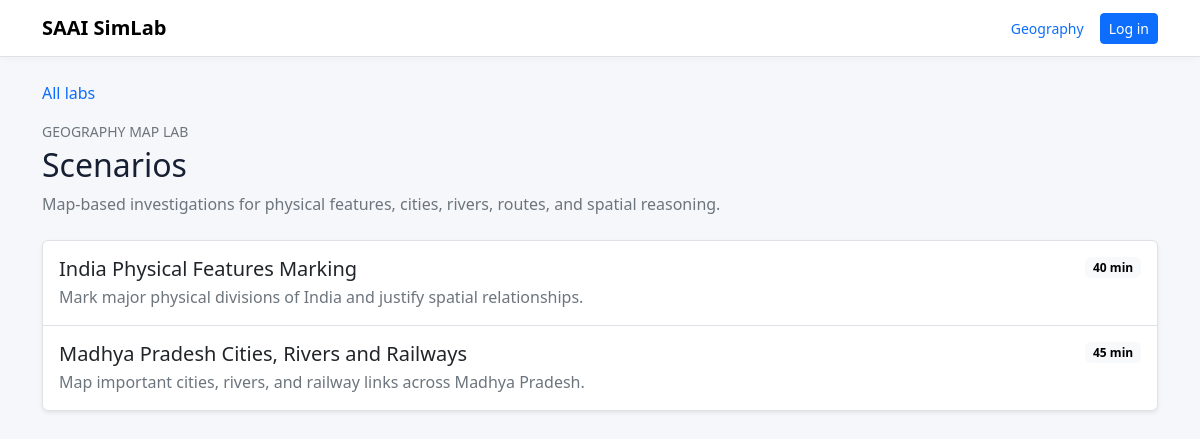
The page /labs/geography-map-lab/ on the database its author committed.
### simulations/models.py (models this page shows, shortened)
class TimestampedModel(models.Model):
    created_at = models.DateTimeField(auto_now_add=True)
    updated_at = models.DateTimeField(auto_now=True)
    class Meta:
        abstract = True

class SimulationType(TimestampedModel):
    name = models.CharField(max_length=120, unique=True)
    slug = models.SlugField(max_length=140, unique=True)
    description = models.TextField(blank=True)
    icon = models.CharField(max_length=64, blank=True)
    published = models.BooleanField(default=False)
    order = models.PositiveIntegerField(default=0)
    configuration = models.JSONField(default=dict, blank=True)
    class Meta:
        ordering = ['order', 'name']

class Scenario(TimestampedModel):
    simulation_type = models.ForeignKey(
        SimulationType,
        on_delete=models.PROTECT,
        related_name='scenarios',
    )
    title = models.CharField(max_length=180)
    slug = models.SlugField(max_length=200)
    summary = models.CharField(max_length=255, blank=True)
    description = models.TextField(blank=True)
    difficulty = models.CharField(max_length=50, blank=True)
    estimated_minutes = models.PositiveIntegerField(default=45)
    objectives = models.JSONField(default=list, blank=True)
    variables = models.JSONField(default=dict, blank=True)
    published = models.BooleanField(default=False)
    class Meta:
        ordering = ['simulation_type__order', 'title']
        constraints = [
            models.UniqueConstraint(
                fields=['simulation_type', 'slug'],
                name='unique_scenario_slug_per_simulation_type',
            )
        ]
    def get_absolute_url(self):
        return reverse(
            'scenario_detail',
            kwargs={
                'simulation_type_slug': self.simulation_type.slug,
                'scenario_slug': self.slug,
            },
        )

### simulations/views.py (the view)
# urls.py: path('labs/<slug:simulation_type_slug>/', views.scenario_list, name='scenario_list'),
def scenario_list(request, simulation_type_slug):
    simulation_type = get_object_or_404(
        SimulationType,
        slug=simulation_type_slug,
        published=True,
    )
    scenarios = simulation_type.scenarios.filter(published=True).order_by('title')
    return render(
        request,
        'simulations/scenario_list.html',
        {'simulation_type': simulation_type, 'scenarios': scenarios},
    )

### templates/simulations/scenario_list.html (shortened to what this page needs)
{% extends "base.html" %}
{% block content %}
  <nav class="mb-3">
    <a href="{% url 'dashboard' %}" class="text-decoration-none">All labs</a>
  </nav>
  <div class="mb-4">
    <p class="text-uppercase text-secondary small mb-1">{{ simulation_type.name }}</p>
    <h1 class="h2 mb-2">Scenarios</h1>
    <p class="text-secondary mb-0">{{ simulation_type.description }}</p>
  </div>
  <div class="list-group shadow-sm">
    {% for scenario in scenarios %}
      <a class="list-group-item list-group-item-action p-3" href="{{ scenario.get_absolute_url }}">
        <div class="d-flex justify-content-between gap-3">
          <div>
            <h2 class="h5 mb-1">{{ scenario.title }}</h2>
            <p class="text-secondary mb-0">{{ scenario.summary }}</p>
          </div>
          <span class="badge text-bg-light align-self-start">{{ scenario.estimated_minutes }} min</span>
        </div>
      </a>
    {% empty %}
      <div class="list-group-item p-3 text-secondary">No published scenarios in this lab yet.</div>
    {% endfor %}
  </div>
{% endblock %}

### static/css/site.css (style rules this page uses)
body { background: #f6f7fb; color: #172033; }

### rows shown on the page
SimulationType: name "GEOGRAPHY MAP LAB", description "Map-based investigations for physical features, cities, rivers, routes, and spatial reasoning."
Scenario: title "India Physical Features Marking", summary "Mark major physical divisions of India and justify spatial relationships.", estimated_minutes "40"
Scenario: title "Madhya Pradesh Cities, Rivers and Railways", summary "Map important cities, rivers, and railway links across Madhya Pradesh.", estimated_minutes "45"
